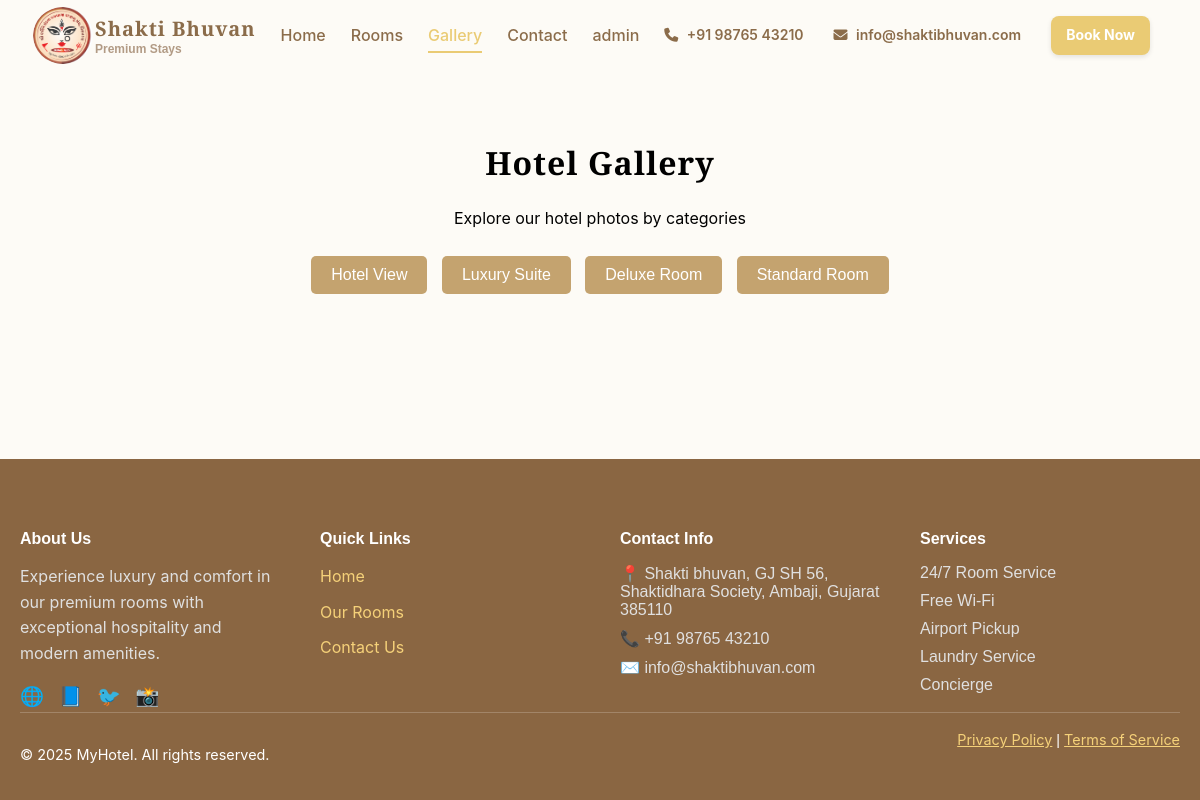
/gallery.php, run on an earlier commit of the app's database.
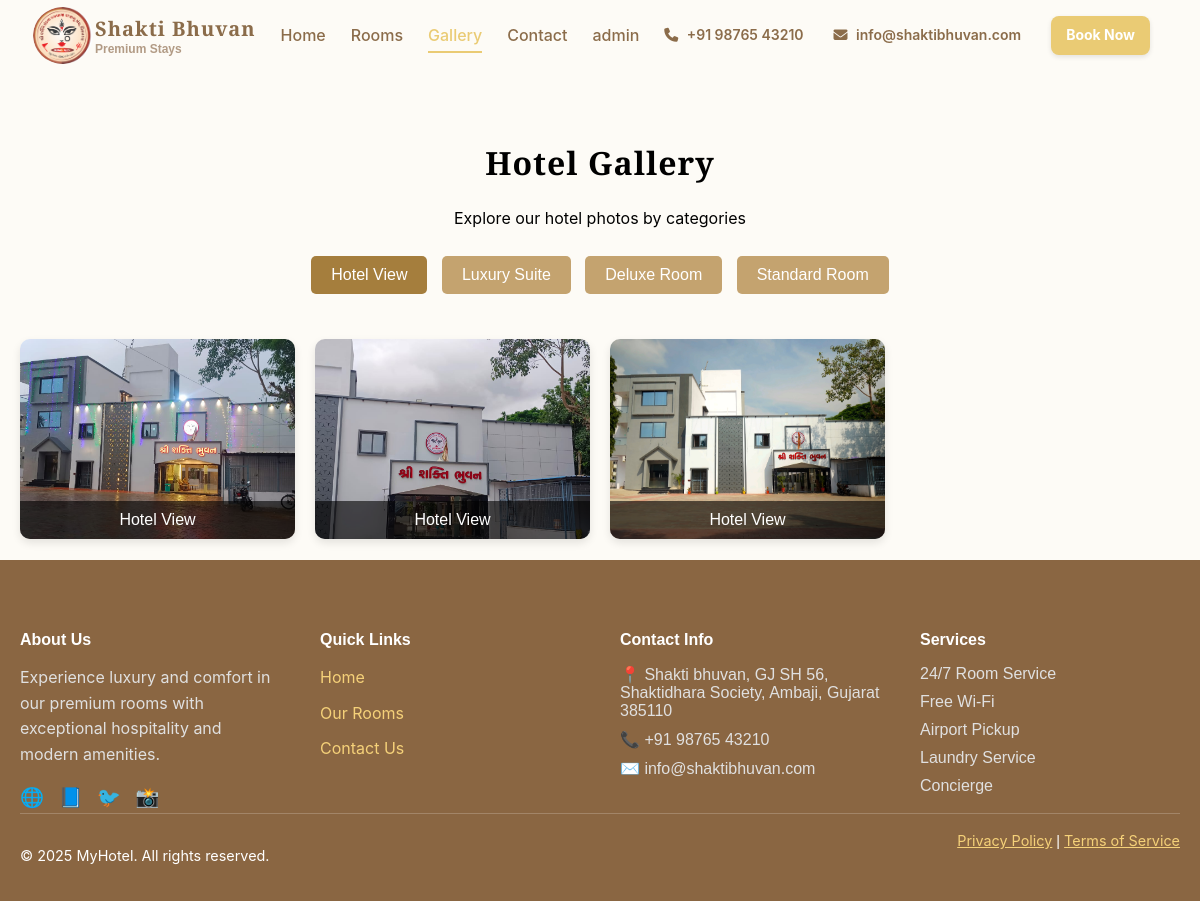
And on a later commit of the database.
### tables this page shows
CREATE TABLE `gallery` (
  `id` int(11) NOT NULL,
  `image_url` varchar(255) NOT NULL,
  `image_type` enum('Hotel View','Luxury Suite','Deluxe Room','Standard Room') NOT NULL,
  `created_at` timestamp NOT NULL DEFAULT current_timestamp()
);

### gallery.php (the view, shortened to what this page needs)
<?php
include 'db.php';
$result = $conn->query("SELECT * FROM gallery ORDER BY image_type, created_at DESC");
$gallery = [];
while ($row = $result->fetch_assoc()) {
    $gallery[$row['image_type']][] = $row;
}
$categories = ['Hotel View', 'Luxury Suite', 'Deluxe Room', 'Standard Room'];
?>
<!DOCTYPE html>
<html lang="en">
<head>
  <link rel="stylesheet" href="style.css">
  <link rel="stylesheet" href="./assets/css/navbar.css">
</head>
<body>
<header class="navbar">
        <div class="logo">
        <div class="logo-icon">
            <img src="assets/images/logo.jpg" alt="Shakti Bhuvan Logo">
        </div>
        <div class="logo-text">
            <h1>Shakti Bhuvan</h1>
            <span>Premium Stays</span>
        </div>
        </div>
        <nav class="nav-links">
            <a href="index.php" >Home</a>
            <a href="rooms.php">Rooms</a>
            <a href="gallery.php" class="active">Gallery</a>
            <a href="contact.php">Contact</a>
            <a href="admin.php">admin</a>
        </nav>
        <div class="contact-info">
            <span><i class="fas fa-phone"></i> +91 98765 43210</span>
            <span><i class="fas fa-envelope"></i> info@shaktibhuvan.com</span>
            <a href="rooms.php" class="book-btn">Book Now</a>
        </div>
    </header>
<main>
  <h1 style="text-align:center;">Hotel Gallery</h1>
  <p style="text-align:center;">Explore our hotel photos by categories</p>
  <div class="category-buttons">
    <?php foreach($categories as $cat): ?>
      <button onclick="showCategory('<?php echo $cat; ?>')"><?php echo $cat; ?></button>
    <?php endforeach; ?>
  </div>
  <?php foreach($gallery as $type => $images): ?>
    <div class="gallery-section" id="<?php echo $type; ?>">
      <div class="gallery-container">
        <?php foreach($images as $img): ?>
          <div class="gallery-item">
            <img src="<?php echo $img['image_url']; ?>" alt="<?php echo htmlspecialchars($type); ?>">
            <div class="gallery-caption"><?php echo htmlspecialchars($type); ?></div>
          </div>
        <?php endforeach; ?>
      </div>
    </div>
  <?php endforeach; ?>
</main>
<?php include 'footer.php'; ?>
</body>
</html>

### db.php (shortened to what this page needs)
<link rel="stylesheet" href="https://cdnjs.cloudflare.com/ajax/libs/font-awesome/6.4.0/css/all.min.css">
<link rel="stylesheet" href="assets/style.css">

### footer.php (shortened to what this page needs)
<footer class="footer">
  <div class="footer-container">
    <div class="footer-col">
      <h4>About Us</h4>
      <p>
        Experience luxury and comfort in our premium rooms with exceptional hospitality and modern amenities.
      </p>
      <div class="social-icons">
        <a href="#">🌐</a>
        <a href="#">📘</a>
        <a href="#">🐦</a>
        <a href="#">📸</a>
      </div>
    </div>
    <div class="footer-col">
      <h4>Quick Links</h4>
      <ul>
                    <li><a href="index.php">Home</a></li>
                    <li><a href="rooms.php">Our Rooms</a></li>
                    <li><a href="contact.php">Contact Us</a></li>
                </ul>
    </div>
    <div class="footer-col">
      <h4>Contact Info</h4>
      <ul>
        <li>📍 Shakti bhuvan, GJ SH 56, Shaktidhara Society, Ambaji, Gujarat 385110</li>
        <li>📞 +91 98765 43210</li>
        <li>✉️ info@shaktibhuvan.com </li>
      </ul>
    </div>
    <div class="footer-col">
        <h4>Services</h4>
        <ul>
            <li>24/7 Room Service</li>
            <li>Free Wi-Fi</li>
            <li>Airport Pickup</li>
            <li>Laundry Service</li>
            <li>Concierge</li>
        </ul>
    </div>
    </div>
    <div class="footer-bottom">
      <p>© 2025 MyHotel. All rights reserved.</p>
      <div>
        <a href="#">Privacy Policy</a> |
        <a href="#">Terms of Service</a>
      </div>
    </div>
</footer>
</body>
</html>

### assets/css/style.css (style rules this page uses)
body { margin: 0; font-family: 'Playfair Display', serif; background-color: #fdfbf6; }
h1, h2, h3, .hero-section h1 { font-family: 'Playfair Display', serif; font-weight: 700; letter-spacing: 1px; }
p { font-family: 'Inter', sans-serif; font-weight: 400; line-height: 1.6; }
a, .hero-section p { font-family: 'Inter', sans-serif; font-weight: 400; line-height: 1.6; text-align: left; }
span { font-weight: 600; color: #8b6c4a; margin-right: 10px; }
.footer { background: #8a6642; color: white; padding: 50px 20px 20px; }
.footer-container { display: grid; grid-template-columns: repeat(auto-fit, minmax(220px, 1fr)); gap: 40px; margin-bottom: 30px; max-width: 1200px; margin: 0 auto; }
.footer-col h3, .footer-col h4 { margin-bottom: 15px; font-weight: 700; }
.footer-col p { color: #e0e0e0; margin-bottom: 15px; }
.footer-col ul { list-style: none; padding: 0; }
.footer-col ul li { margin-bottom: 10px; color: #e0e0e0; }
.footer-col a { color: #f5d179; text-decoration: none; transition: 0.3s; }
.social-icons a { margin-right: 10px; font-size: 1.2rem; }
.footer-bottom { border-top: 1px solid rgba(255, 255, 255, 0.2); padding-top: 15px; display: flex; justify-content: space-between; flex-wrap: wrap; font-size: 0.9rem; max-width: 1200px; margin: 0 auto; }
.footer-bottom a { color: #f5d179; }

### assets/css/navbar.css (style rules this page uses)
.navbar { display: flex; justify-content: space-between; align-items: center; padding: 15px 50px; background-color: #fdfbf6; max-width: 1200px; margin: 0 auto; }
.logo { display: flex; align-items: center; gap: 10px; }
.logo-icon { background-color: #eacb74; color: white; font-weight: bold; font-size: 20px; width: 35px; height: 35px; border-radius: 8px; display: flex; align-items: center; justify-content: center; }
.logo-icon img { width: 60px; height: auto; border-radius: 50%; margin-right: 10px; }
.logo-text h1 { font-size: 20px; margin: 0; color: #8b6c4a; }
.logo-text span { font-size: 12px; color: #b29b85; }
.nav-links { display: flex; gap: 25px; }
.nav-links a { text-decoration: none; color: #8b6c4a; font-weight: 500; position: relative; }
.nav-links a.active { color: #eacb74; }
.nav-links a.active::after { content: ""; position: absolute; left: 0; bottom: -5px; width: 100%; height: 2px; background-color: #eacb74; }
.contact-info { display: flex; align-items: center; gap: 20px; font-size: 14px; color: #8b6c4a; font-family: 'Inter', sans-serif; font-weight: 400; line-height: 1.6; }
.contact-info i { margin-right: 5px; }
.book-btn { background-color: #eacb74; color: white; padding: 8px 15px; border-radius: 8px; text-decoration: none; font-weight: bold; box-shadow: 0px 2px 5px rgba(0,0,0,0.1); }

### gallery.php (style rules this page uses)
html, body { height: 100%; margin: 0; display: flex; flex-direction: column; }
body { font-family: Arial, sans-serif; }
main { flex: 1; padding-top: 120px; max-width: 1800px; margin: 0 auto; width: 100%; }
.category-buttons { text-align: center; margin: 20px 0; }
.category-buttons button { margin: 5px; padding: 10px 20px; border: none; background: #c4a36f; color: white; font-size: 16px; cursor: pointer; border-radius: 5px; transition: background 0.3s; }
.category-buttons button:hover, .category-buttons button.active { background: #a57e3d; }
.gallery-container { display: grid; grid-template-columns: repeat(auto-fill, minmax(250px, 1fr)); gap: 20px; padding: 20px; }
.gallery-item { position: relative; border-radius: 10px; overflow: hidden; box-shadow: 0 4px 8px rgba(0,0,0,0.1); transition: transform 0.3s; }
.gallery-item img { width: 100%; height: 200px; object-fit: cover; }
.gallery-caption { position: absolute; bottom: 0; left: 0; right: 0; background: rgba(0,0,0,0.6); color: #fff; padding: 10px; text-align: center; font-size: 16px; }
.gallery-section { display: none; }
.gallery-section.active { display: block; }
header.navbar { position: fixed; top: 0; left: 0; right: 0; z-index: 1000; }

What changed in the data, as far as the page shows it:
added gallery: image_url (picture), type "Hotel View"
added gallery: image_url (picture), type "Hotel View"
added gallery: image_url (picture), type "Hotel View"
